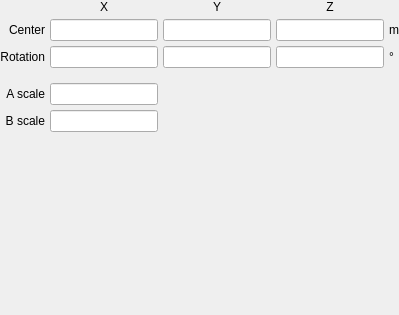
         <widget class="QWidget" name="dini">
          <property name="font">
           <font>
            <weight>50</weight>
            <bold>false</bold>
           </font>
          </property>
          <layout class="QGridLayout" name="gridLayout_37">
           <property name="leftMargin">
            <number>0</number>
           </property>
           <property name="topMargin">
            <number>0</number>
           </property>
           <property name="rightMargin">
            <number>0</number>
           </property>
           <property name="bottomMargin">
            <number>0</number>
           </property>
           <property name="spacing">
            <number>5</number>
           </property>
           <item row="2" column="3">
            <widget class="LineEdit" name="lineedit_dini_rotationz">
             <property name="font">
              <font>
               <weight>50</weight>
               <bold>false</bold>
              </font>
             </property>
            </widget>
           </item>
           <item row="4" column="1">
            <widget class="LineEdit" name="lineedit_dini_ascale">
             <property name="font">
              <font>
               <weight>50</weight>
               <bold>false</bold>
              </font>
             </property>
            </widget>
           </item>
           <item row="1" column="0">
            <widget class="QLabel" name="label_81">
             <property name="font">
              <font>
               <weight>50</weight>
               <bold>false</bold>
              </font>
             </property>
             <property name="text">
              <string>Center</string>
             </property>
             <property name="alignment">
              <set>Qt::AlignRight|Qt::AlignTrailing|Qt::AlignVCenter</set>
             </property>
            </widget>
           </item>
           <item row="1" column="1">
            <widget class="LineEdit" name="lineedit_dini_translationx">
             <property name="font">
              <font>
               <weight>50</weight>
               <bold>false</bold>
              </font>
             </property>
            </widget>
           </item>
           <item row="1" column="2">
            <widget class="LineEdit" name="lineedit_dini_translationy">
             <property name="font">
              <font>
               <weight>50</weight>
               <bold>false</bold>
              </font>
             </property>
            </widget>
           </item>
           <item row="1" column="4">
            <widget class="QLabel" name="label_252">
             <property name="font">
              <font>
               <weight>50</weight>
               <bold>false</bold>
              </font>
             </property>
             <property name="text">
              <string>m</string>
             </property>
            </widget>
           </item>
           <item row="1" column="3">
            <widget class="LineEdit" name="lineedit_dini_translationz">
             <property name="font">
              <font>
               <weight>50</weight>
               <bold>false</bold>
              </font>
             </property>
            </widget>
           </item>
           <item row="2" column="0">
            <widget class="QLabel" name="label_80">
             <property name="font">
              <font>
               <weight>50</weight>
               <bold>false</bold>
              </font>
             </property>
             <property name="text">
              <string>Rotation</string>
             </property>
             <property name="alignment">
              <set>Qt::AlignRight|Qt::AlignTrailing|Qt::AlignVCenter</set>
             </property>
            </widget>
           </item>
           <item row="2" column="1">
            <widget class="LineEdit" name="lineedit_dini_rotationx">
             <property name="font">
              <font>
               <weight>50</weight>
               <bold>false</bold>
              </font>
             </property>
            </widget>
           </item>
           <item row="2" column="2">
            <widget class="LineEdit" name="lineedit_dini_rotationy">
             <property name="font">
              <font>
               <weight>50</weight>
               <bold>false</bold>
              </font>
             </property>
            </widget>
           </item>
           <item row="4" column="0">
            <widget class="QLabel" name="label_82">
             <property name="font">
              <font>
               <weight>50</weight>
               <bold>false</bold>
              </font>
             </property>
             <property name="text">
              <string>A scale</string>
             </property>
             <property name="alignment">
              <set>Qt::AlignRight|Qt::AlignTrailing|Qt::AlignVCenter</set>
             </property>
            </widget>
           </item>
           <item row="5" column="0">
            <widget class="QLabel" name="label_83">
             <property name="font">
              <font>
               <weight>50</weight>
               <bold>false</bold>
              </font>
             </property>
             <property name="text">
              <string>B scale</string>
             </property>
             <property name="alignment">
              <set>Qt::AlignRight|Qt::AlignTrailing|Qt::AlignVCenter</set>
             </property>
            </widget>
           </item>
           <item row="6" column="1">
            <spacer name="verticalSpacer_30">
             <property name="orientation">
              <enum>Qt::Vertical</enum>
             </property>
             <property name="sizeHint" stdset="0">
              <size>
               <width>20</width>
               <height>183</height>
              </size>
             </property>
            </spacer>
           </item>
           <item row="5" column="1">
            <widget class="LineEdit" name="lineedit_dini_bscale">
             <property name="font">
              <font>
               <weight>50</weight>
               <bold>false</bold>
              </font>
             </property>
            </widget>
           </item>
           <item row="0" column="1">
            <widget class="QLabel" name="label_249">
             <property name="font">
              <font>
               <weight>50</weight>
               <bold>false</bold>
              </font>
             </property>
             <property name="text">
              <string>X</string>
             </property>
             <property name="alignment">
              <set>Qt::AlignCenter</set>
             </property>
            </widget>
           </item>
           <item row="0" column="2">
            <widget class="QLabel" name="label_250">
             <property name="font">
              <font>
               <weight>50</weight>
               <bold>false</bold>
              </font>
             </property>
             <property name="text">
              <string>Y</string>
             </property>
             <property name="alignment">
              <set>Qt::AlignCenter</set>
             </property>
            </widget>
           </item>
           <item row="0" column="3">
            <widget class="QLabel" name="label_251">
             <property name="font">
              <font>
               <weight>50</weight>
               <bold>false</bold>
              </font>
             </property>
             <property name="text">
              <string>Z</string>
             </property>
             <property name="alignment">
              <set>Qt::AlignCenter</set>
             </property>
            </widget>
           </item>
           <item row="2" column="4">
            <widget class="QLabel" name="label_253">
             <property name="font">
              <font>
               <weight>50</weight>
               <bold>false</bold>
              </font>
             </property>
             <property name="text">
              <string>°</string>
             </property>
            </widget>
           </item>
           <item row="3" column="1">
            <spacer name="verticalSpacer_50">
             <property name="orientation">
              <enum>Qt::Vertical</enum>
             </property>
             <property name="sizeType">
              <enum>QSizePolicy::Maximum</enum>
             </property>
             <property name="sizeHint" stdset="0">
              <size>
               <width>20</width>
               <height>10</height>
              </size>
             </property>
            </spacer>
           </item>
          </layout>
         </widget>
